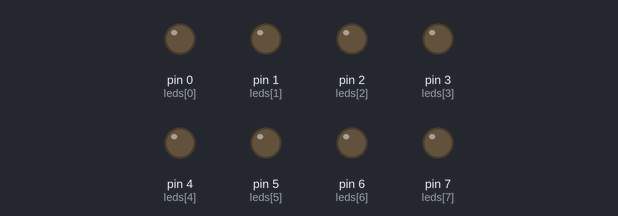
This program was run on a simulated MicroPython board. Shown: output pins drawn as LEDs (lit = HIGH).

Above: at 0.02 s.
At 1.88 s:
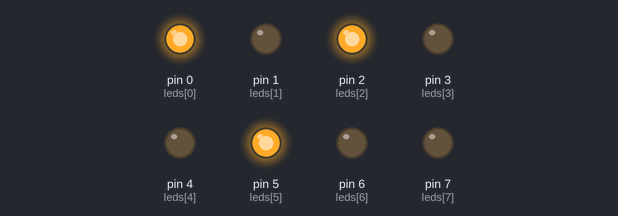
At 3.73 s:
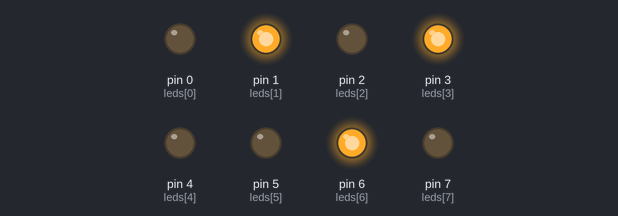
At 7.5 s:
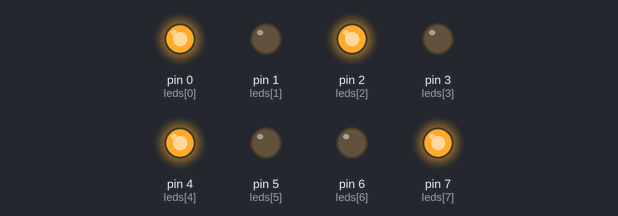
At 11.26 s:
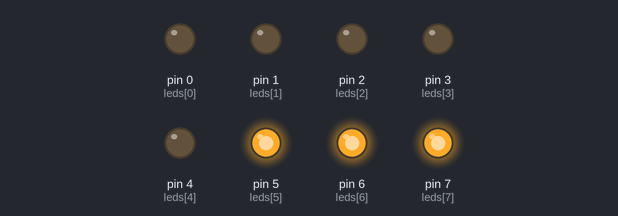
At 15.03 s:
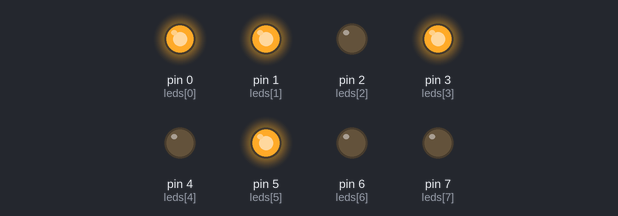
Timing chart, 0 to 16.7 s (numbered marks = the images above):
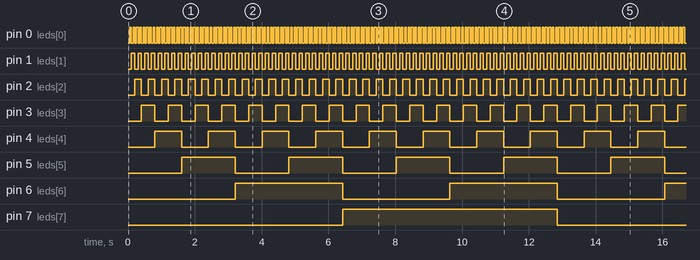

Measured:
- by itself, pin 0 (leds[0]): alternates HIGH for 0.05 s and LOW for 0.05 s
- by itself, pin 1 (leds[1]): alternates HIGH for 0.10 s and LOW for 0.10 s
- by itself, pin 2 (leds[2]): alternates HIGH for 0.20 s and LOW for 0.20 s
- by itself, pin 3 (leds[3]): alternates HIGH for 0.40 s and LOW for 0.40 s
- by itself, pin 4 (leds[4]): alternates HIGH for 0.80 s and LOW for 0.80 s
- by itself, pin 5 (leds[5]): alternates HIGH for 1.6 s and LOW for 1.6 s
- by itself, pin 6 (leds[6]): alternates HIGH for 3.2 s and LOW for 3.2 s
- by itself, pin 7 (leds[7]): alternates HIGH for 6.4 s and LOW for 6.4 s

The program:

Ej9.py
```python
import machine
import utime

leds = [machine.Pin(i, machine.Pin.OUT) for i in range(8)]

while True:
    for count in range(256):
        for i in range(8):
            bit_value = (count >> i) & 1
            leds[i].value(bit_value)
        utime.sleep_ms(50)
```
